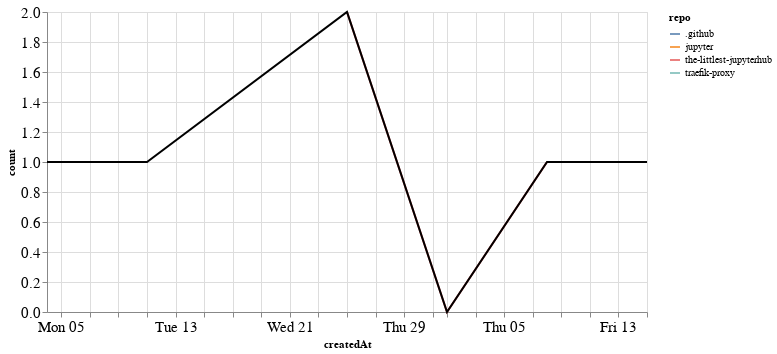

The cell this chart's notebook holds for it:
### Markdown cell above
## PRs

### Code cell
prs_time = prs.groupby('repo').resample('W', on='createdAt').count()['author'].reset_index()
prs_time = prs_time.rename(columns={'author': 'count'})
prs_time_total = prs_time.groupby('createdAt').agg({"count": "sum"}).reset_index()

ch1 = alt.Chart(prs_time, width=600).mark_line().encode(
    x='createdAt',
    y='count',
    color='repo',
    tooltip="repo"
)

ch2 = alt.Chart(prs_time_total, width=600).mark_line(color="black").encode(
    x='createdAt',
    y='count',
)

ch1 + ch2

### Figure 1 — Vega-Lite specification as saved in the notebook (floating-point values rounded to 4 significant figures)
{"config": {"axisLeft": {"labelFontSize": 15}, "axisBottom": {"labelFontSize": 15}}, "layer": [{"data": {"name": "data-c7d92517cb44c2e1b6314f86f877c105"}, "mark": "line", "encoding": {"color": {"type": "nominal", "field": "repo"}, "tooltip": {"type": "nominal", "field": "repo"}, "x": {"type": "temporal", "field": "createdAt"}, "y": {"type": "quantitative", "field": "count"}}, "width": 600}, {"data": {"name": "data-a9e634d677a13284f1fdce40a731d993"}, "mark": {"type": "line", "color": "black"}, "encoding": {"x": {"type": "temporal", "field": "createdAt"}, "y": {"type": "quantitative", "field": "count"}}, "width": 600}], "$schema": "https://vega.github.io/schema/vega-lite/v4.8.1.json", "datasets": {"data-c7d92517cb44c2e1b6314f86f877c105": [{"repo": ".github", "createdAt": "2020-10-04T00:00:00", "count": 1}, {"repo": "jupyter", "createdAt": "2020-10-11T00:00:00", "count": 1}, {"repo": "the-littlest-jupyterhub", "createdAt": "2020-10-25T00:00:00", "count": 2}, {"repo": "the-littlest-jupyterhub", "createdAt": "2020-11-01T00:00:00", "count": 0}, {"repo": "the-littlest-jupyterhub", "createdAt": "2020-11-08T00:00:00", "count": 1}, {"repo": "traefik-proxy", "createdAt": "2020-11-15T00:00:00", "count": 1}], "data-a9e634d677a13284f1fdce40a731d993": [{"createdAt": "2020-10-04T00:00:00", "count": 1}, {"createdAt": "2020-10-11T00:00:00", "count": 1}, {"createdAt": "2020-10-25T00:00:00", "count": 2}, {"createdAt": "2020-11-01T00:00:00", "count": 0}, {"createdAt": "2020-11-08T00:00:00", "count": 1}, {"createdAt": "2020-11-15T00:00:00", "count": 1}]}}
